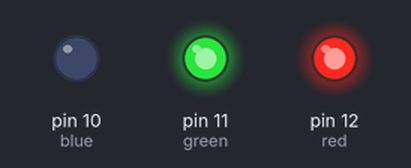
Recording of a sketch running on a simulated Arduino Uno, built with avr-gcc and run on an emulated ATmega328P. Parts: output pins drawn as LEDs (lit = HIGH).

Above: at 0.2 s.
At 1.2 s:
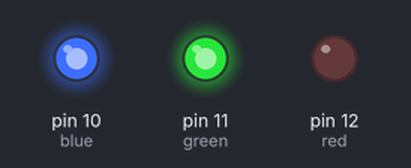
At 4.2 s:
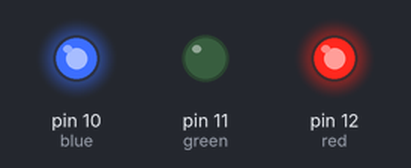
At 6.0 s:
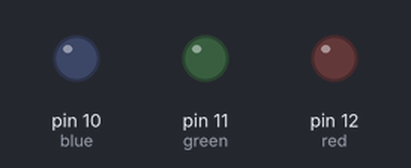
Timing chart, 0 to 8.1 s (numbered marks = the images above):
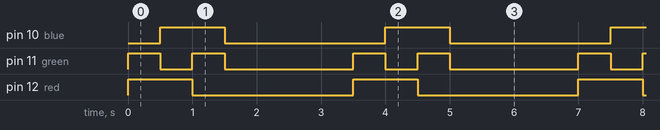

The sketch:

Blink.ino
```cpp
/*
  Blink
  Turns on color LEDs one by one and then all repeatedly.
 */


// the setup function runs once when you press reset or power the board
void setup() {
  // initialize digital pins as an output and set them to HIGH level to turn leds off (common anode).
  pinMode(10, OUTPUT); //blue
  pinMode(11, OUTPUT); //green
  pinMode(12, OUTPUT); //red
  digitalWrite(10, HIGH);
  digitalWrite(11, HIGH);
  digitalWrite(12, HIGH);
}

// the loop function runs over and over again forever
void loop() {
  digitalWrite(10, LOW);
  delay(500);
  digitalWrite(10, HIGH);
  digitalWrite(11, LOW);
  delay(500);
  digitalWrite(11, HIGH);
  digitalWrite(12, LOW);
  delay(500);
  digitalWrite(10, LOW);
  digitalWrite(11, LOW);
  digitalWrite(12, LOW);
  delay(2000);
  digitalWrite(10, HIGH);
  digitalWrite(11, HIGH);
  digitalWrite(12, HIGH);
}
```

Measured:
- by itself, pin 10 (blue), pin 12 (red): alternates HIGH for 1.0 s and LOW for 2.5 s
- by itself, pin 11 (green): repeats every 3.5 s: HIGH 0.50 s, LOW 2.0 s, HIGH 0.50 s, LOW 0.50 s
- by itself, everything shown: repeats every 3.5 s, in 5 steps
